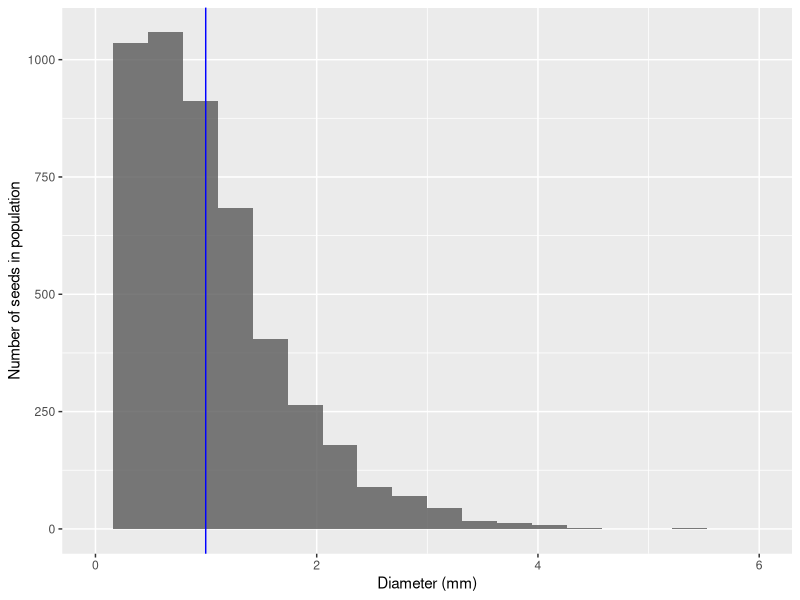
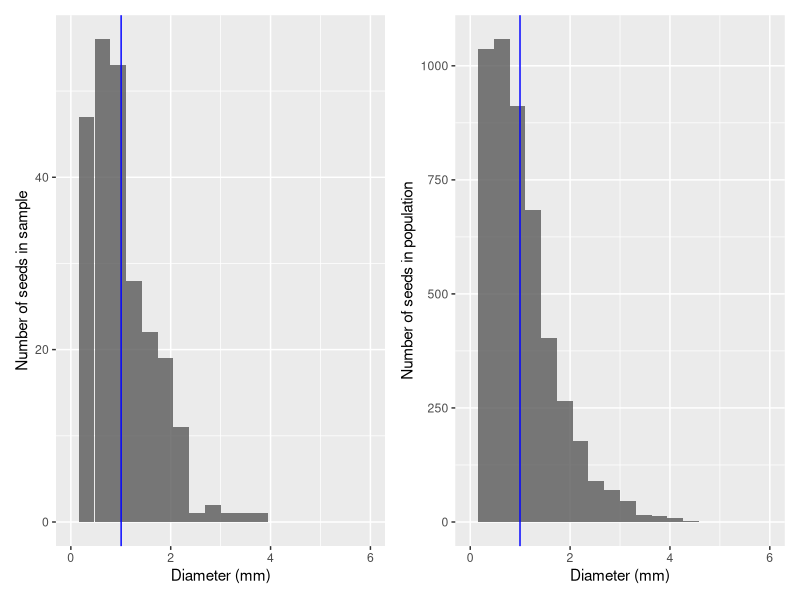
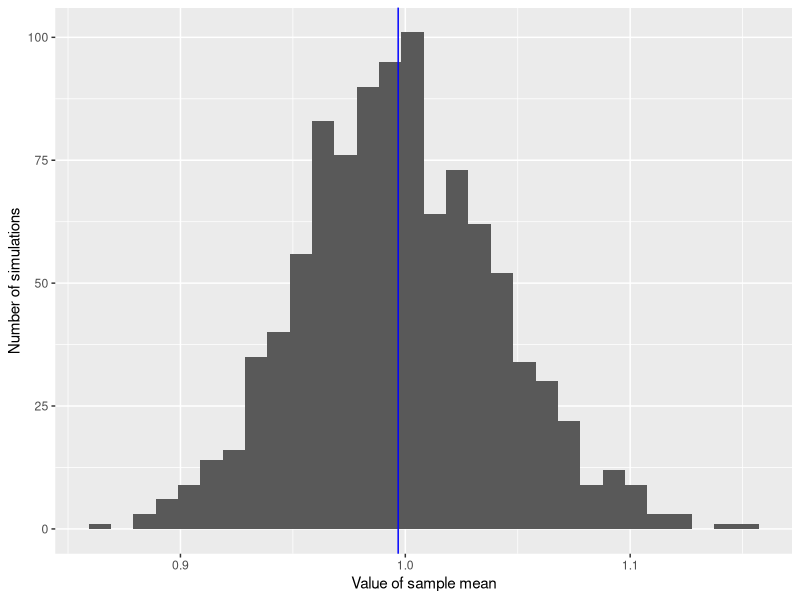
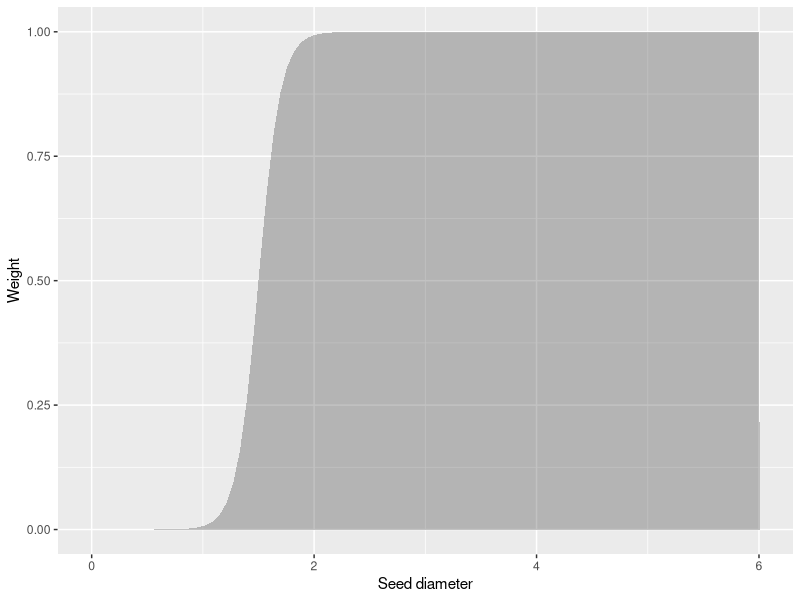
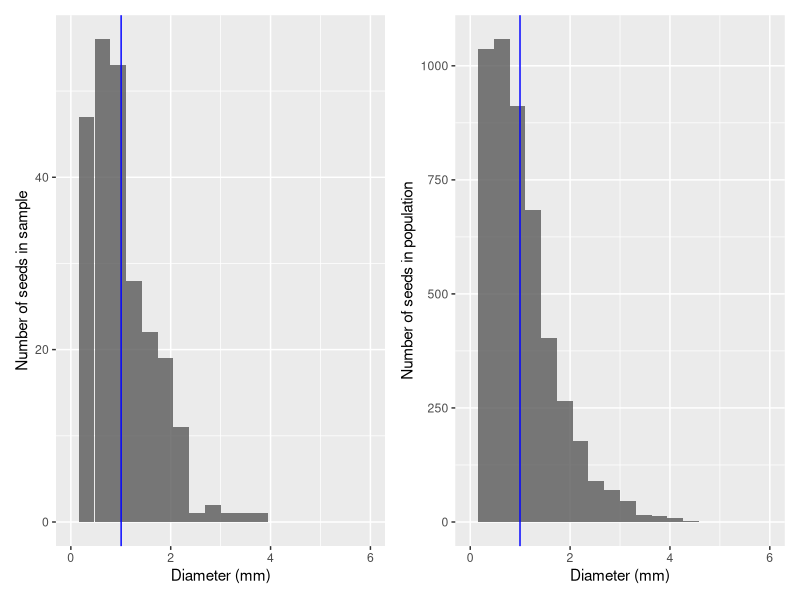
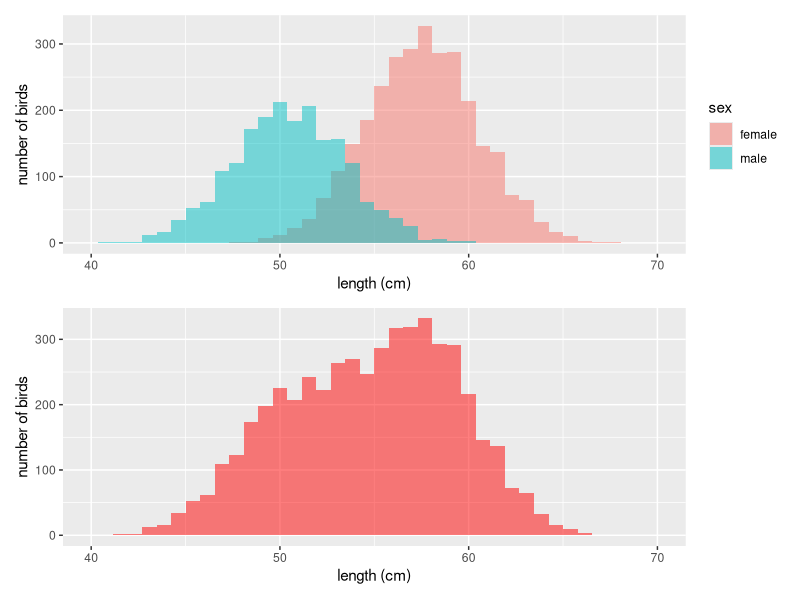
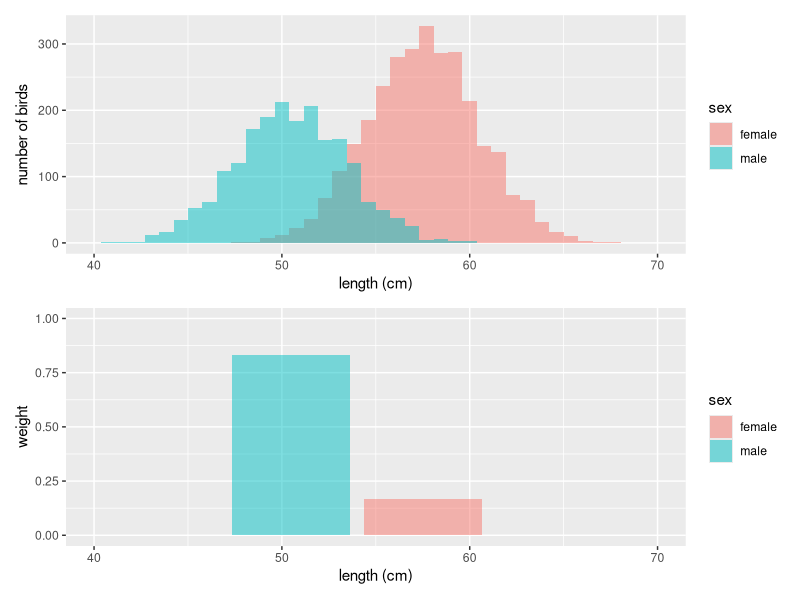

Write R code to recreate these figures, in order.
## ---- chunk 1
knitr::opts_chunk$set(message =  FALSE)
knitr::opts_chunk$set(warning =  FALSE)
knitr::opts_chunk$set(error =  FALSE)
bfcolor <- function(x, color) {
  if (knitr::is_latex_output()) {
    sprintf("\\textcolor{%s}{\\textbf{%s}}", color, x)
  } else if (knitr::is_html_output()) {
    sprintf("<span style='color: %s;'><b>%s</b></span>", color, x)
  } else x
}
## ---- chunk 2
# simulate seed diameters
#Density, distribution function, quantile function and random generation for the Gamma distribution with parameters shape and scale.
set.seed(40221) # for reproducibility
population <- data.frame(
  diameter = rgamma(5000, shape = 2, scale = 1/2),
  seed = 1:5000
)

# check first few rows
head(population, 3)
## ---- chunk 3
#this is us computing the mean of the seed diameter using the mean function
mean_pop_dia<- mean(population$diameter)

#this is me printing our findings
mean_pop_dia
## ---- chunk 4
#this is us using the sd function to determine the standard deviation of the seeds 
sd_pop_dia<- sd(population$diameter)

#this is me printing my findings
sd_pop_dia
## ---- chunk 5
# Plot population distribution
# Make sure to install ggplot2 in your console! 
library(ggplot2)
#this is us calculating the mean for the seed diameter and assigning the value to the mean_pop_diameter object
mean_pop_diameter <- mean(population$diameter)

#this is us using ggplot to create a plot! 
# remember to start with the name of the data followed by the aesthetics (aes) argument to tell R what variables are being plotted on x- and y- axes. Any additional features to add to the basic plot, like nodes to represent the data points, use the addition symbol. Please, look at all of the ggplot options! https://rstudio.github.io/cheatsheets/data-visualization.pdf
ggplot(population, aes(x = diameter)) +
  geom_histogram(bins = 20, alpha = 0.8) +
  geom_vline(xintercept = mean_pop_diameter, color = "blue") +
  labs(x = "Diameter (mm)", y = "Number of seeds in population") +
  xlim(0, 6)
## ---- chunk 6
#set the seed to have findings replicate 
set.seed(40221)
# draw a random sample of seeds
sample <- population[sample(nrow(population), 250), ]
## ---- chunk 7
#this is us using the mean function to calculate the mean and assigning the value to mean_samp_dia
mean_samp_dia<- mean(sample$diameter)
#this is us printing the value
mean_samp_dia
## ---- chunk 8
# Plot sample vs population using gg plot 
library(patchwork)
#make sure to assign those plots to an object so you can reference them in below lines. Assigning will help us with aligning two plots side by side
p1 <- ggplot(sample, aes(x = diameter)) +
  geom_histogram(bins = 20, alpha = 0.8) +
  geom_vline(xintercept = mean(sample$diameter), color = "blue") +
  labs(x = "Diameter (mm)", y = "Number of seeds in sample") +
  xlim(0, 6)
#make sure to assign those plots to an object so you can reference them in below lines. Assigning will help us with aligning two plots side by side
p2 <- ggplot(population, aes(x = diameter)) +
  geom_histogram(bins = 20, alpha = 0.8) +
  geom_vline(xintercept = mean_pop_diameter, color = "blue") +
  labs(x = "Diameter (mm)", y = "Number of seeds in population") +
  xlim(0, 6)
#this is how we can plot two plots side by side
p1 | p2
## ---- chunk 9
#this is us setting the seed so we can have replicated findings 
set.seed(40221)
#this is us assigning the value of 1000 to nsims, which is the number of simulations 
nsim <- 1000
#this is use creating a emplty column called samp_means,which has the legnth of nsims, using the numeric function 
samp_means <- numeric(nsim)

#this is us creating a for loop - a programming structure that allows you to execute a block of code repeatedly, typically for a known number of times or while iterating over a sequence of items. i is defined by the number of simulations, such that one simulation is an i. Technically you will have 1000. Such that you will draw 1000 samples of 250 seeds!Also, we are calculating and assigning the mean diameter of seeds to  samp_means for each i (1000)
for(i in 1:nsim) {
  samp <- population[sample(nrow(population), 250), ]
  samp_means[i] <- mean(samp$diameter)
}

# Estimate bias
bias<-mean(samp_means) - mean_pop_diameter

# Standard deviation of sample means (Standard Error)
se<-sd(samp_means)

# RMSE
rmse<-sqrt(mean((samp_means - mean_pop_diameter)^2))
list("Bias"=bias, "Standard Error"=se ,"RMSE"=rmse)
## ---- chunk 10
# Plot sampling distribution
ggplot(data.frame(sample_mean = samp_means), aes(x = sample_mean)) +
  geom_histogram(bins = 30) +
  geom_vline(xintercept = mean_pop_diameter, color = "blue") +
  labs(x = "Value of sample mean", y = "Number of simulations")
## ---- chunk 11
# inclusion weight function
#x: the input variable (can be a number or a vector).
#	r: the rate of growth or “steepness” of the curve (default 10).
# c: the center or midpoint of the curve (default 1.5).
# exp(-r * (x - c)): creates the exponential term that determines how quickly the function transitions from 0 to 1.

weight_fn <- function(x, r = 10, c = 1.5) {
  1 / (1 + exp(-r * (x - c)))
}

# Plot weight function
grid <- seq(0, 6, length.out = 100)
weight_df <- data.frame(
  seed_diameter = grid,
  weight = weight_fn(grid)
)

ggplot(weight_df, aes(x = seed_diameter, y = weight)) +
  geom_area(alpha = 0.3, linetype = "solid") +
  labs(x = "Seed diameter", y = "Weight") +
  theme(plot.margin = margin(t = 5, r = 5, b = 5, l = 5, unit = "pt"))
## ---- chunk 12
# Assign weights and sample
#In the first step we are creating another data frame because we are manipulating the original data frame
population_mod1 <- population

# We apply the weight function that was created in lines 257 to 259 to the diameter of seeds
population_mod1$weight <- weight_fn(population_mod1$diameter)

#make sure you set the seed to get the replication of findings 
set.seed(40721)

# we are creating a second sample (sample2) data frame of draws from the population mod 1 data frame with 250 nrows,we rename weight to "prob"
sample2 <- population_mod1[sample(nrow(population_mod1), 250, prob = population_mod1$weight), ]
## ---- chunk 13
#this is us calculating the mean for sample2 seed diameter
mean_sample2_diameter <- mean(sample2$diameter)

#this is us printing the mean sample diameter
mean_sample2_diameter
## ---- chunk 14
###########Replace "sample" with "sample2". Utilizing different methods is also welcome.#########

########Change the name of the plots. We do not want to write over any previously created plots###########

# Plot sample vs population
library(patchwork)

p1 <- ggplot(sample, aes(x = diameter)) +
  geom_histogram(bins = 20, alpha = 0.8) +
  geom_vline(xintercept = mean(sample$diameter), color = "blue") +
  labs(x = "Diameter (mm)", y = "Number of seeds in sample") +
  xlim(0, 6)

p2 <- ggplot(population, aes(x = diameter)) +
  geom_histogram(bins = 20, alpha = 0.8) +
  geom_vline(xintercept = mean_pop_diameter, color = "blue") +
  labs(x = "Diameter (mm)", y = "Number of seeds in population") +
  xlim(0, 6)

p1 | p2
## ---- chunk 15
#this is us setting the seed so we can have replicated findings 
set.seed(40221)
#this is us assigning the value of 1000 to nsims, which is the number of simulations 
nsim <- 1000
#this is use creating a emplty column called samp_means,which has the legnth of nsims, using the numeric function 
samp_means <- numeric(nsim)

#this is us creating a for loop - a programming structure that allows you to execute a block of code repeatedly, typically for a known number of times or while iterating over a sequence of items. i is defined by the number of simulations, such that one simulation is an i. Technically you will have 1000. Such that you will draw 1000 samples of 250 seeds!Also, we are calculating and assigning the mean diameter of seeds to  samp_means for each i (1000)
for(i in 1:nsim) {
  samp <- population[sample(nrow(population), 250), ]
  samp_means[i] <- mean(samp$diameter)
}

#########ADD WEIGHTS TO YOUR DATAFRAME
# We apply the weight function that was created in lines 257 to 259 to the diameter of seeds. Change the data frame name!#################
population_mod1$weight <- weight_fn(population_mod1$diameter)

### Note make sure to take a look at your new data frame to ensure that "weight was added! ###

# Estimate bias
bias<-mean(samp_means) - mean_pop_diameter

# Standard deviation of sample means (Standard Error)
se<-sd(samp_means)

# RMSE
rmse<-sqrt(mean((samp_means - mean_pop_diameter)^2))
list("Bias"=bias, "Standard Error"=se ,"RMSE"=rmse)
## ---- chunk 16
# this is us setting the seed
set.seed(40721)

# this us creating a dataframe for females of from a normal distrubution (rnorm) of 3000 with a mean of 57.5 and sd of 3. We set sex as female using  sex = "female"

female_hawks <- data.frame(
  length = rnorm(3000, mean = 57.5, sd = 3),
  sex = "female"
)

# this us creating a dataframe for males of from a normal distrubution (rnorm) of 2000 with a mean of 57.5 and sd of 3. We set sex as female using  sex = "male"
male_hawks <- data.frame(
  length = rnorm(2000, mean = 50.5, sd = 3),
  sex = "male"
)

#this is us using the rbind function to combine the rows of the two newly created data frames

population_hawks <- rbind(female_hawks, male_hawks)

#this is me printing the first couple of observations  

head(population_hawks[order(population_hawks$sex), ], 4)

## ---- chunk 17
# Plot distributions
p1 <- ggplot(population_hawks, aes(x = length, fill = sex)) +
  geom_histogram(alpha = 0.5, position = "identity", bins = 40) +
  xlim(40, 70) +
  labs(x = "length (cm)", y = "number of birds")

p2 <- ggplot(population_hawks, aes(x = length)) +
  geom_histogram(bins = 40, fill = "red", alpha = 0.5) +
  xlim(40, 70) +
  labs(x = "length (cm)", y = "number of birds")

p1 / p2
## ---- chunk 18
# Population mean
mean(population_hawks$length)
## ---- chunk 19
# Random sample
set.seed(40821)
sample_hawks <- population_hawks[sample(nrow(population_hawks), 300), ]
## ---- chunk 20
#this is us creating a table of proportions using the table fucntion and then making the table and then requesting proportions. We change the table into a data frame using the as.data.frame function and lastly assign the data frame to proportion_hawks_sample

proportion_hawks_sample <- as.data.frame(prop.table(table(sample_hawks$sex)))

#this is us assingning columns name by fist concatinating "sex" and "propotion" and then assigning those characters to columns using  the colnames argument

colnames(proportion_hawks_sample) <- c("sex", "proportion")

#this is us printing the table
proportion_hawks_sample
## ---- chunk 21
weight_fn <- function(sex, p = 5/6) {
  ifelse(sex == "male", p, 1 - p)
}

weight_df <- data.frame(
  length = c(50.5, 57.5),
  weight = c(5/6, 1/6),
  sex = c("male", "female")
)

p1 <- ggplot(population_hawks, aes(x = length, fill = sex)) +
  geom_histogram(alpha = 0.5, position = "identity", bins = 40) +
  xlim(40, 70) +
  labs(x = "length (cm)", y = "number of birds")

p2 <- ggplot(weight_df, aes(x = length, y = weight, fill = sex)) +
  geom_col(alpha = 0.5) +
  xlim(40, 70) +
  ylim(0, 1) +
  labs(x = "length (cm)", y = "weight")

p1 / p2
